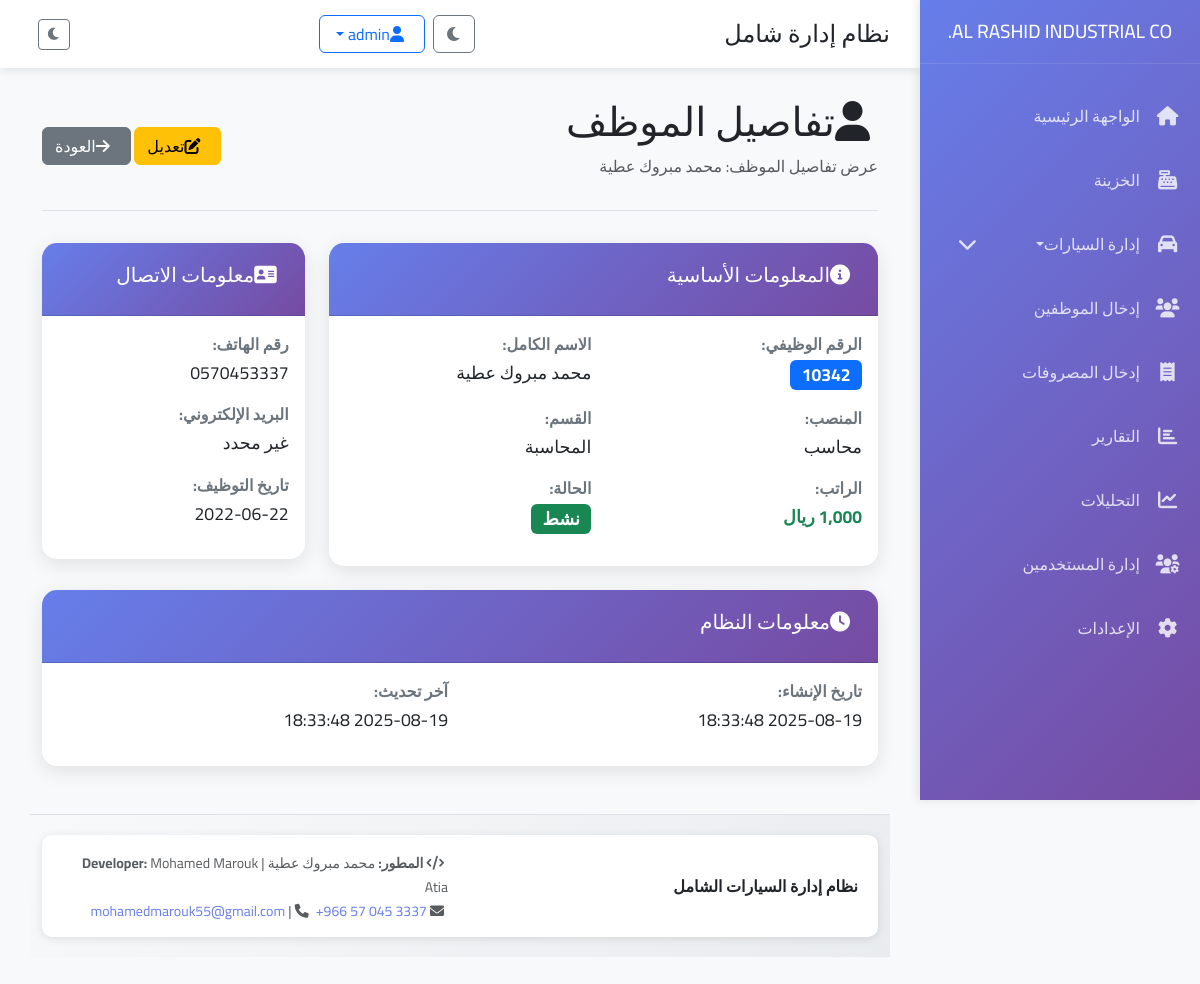
Screenshot of /employee/8 (signed in) with the database file from the repository.
### tables this page shows
CREATE TABLE employees (
            id INTEGER PRIMARY KEY AUTOINCREMENT,
            employee_number TEXT UNIQUE,
            name TEXT NOT NULL,
            position TEXT NOT NULL,
            department TEXT NOT NULL,
            salary REAL NOT NULL,
            phone TEXT,
            email TEXT,
            hire_date TEXT NOT NULL,
            status TEXT DEFAULT 'نشط',
            notes TEXT,
            created_at TIMESTAMP DEFAULT CURRENT_TIMESTAMP,
            updated_at TIMESTAMP DEFAULT CURRENT_TIMESTAMP
        );

### app.py (the view)
@app.route('/employee/<int:employee_id>')
@login_required
def view_employee(employee_id):
    try:
        conn = get_db_connection()
        employee = conn.execute('SELECT * FROM employees WHERE id = ?', (employee_id,)).fetchone()
        conn.close()
        if employee:
            return render_template('employee_details.html', employee=employee)
        else:
            flash('الموظف غير موجود!', 'error')
            return redirect(url_for('employees'))
    except Exception as e:
        print(f"خطأ في عرض تفاصيل الموظف: {e}")
        flash('حدث خطأ في عرض تفاصيل الموظف', 'error')
        return redirect(url_for('employees'))

### app.py (called while the page is built)
def get_db_connection():
    conn = sqlite3.connect(DATABASE)
    conn.row_factory = sqlite3.Row
    return conn

def login_required(f):
    @wraps(f)
    def decorated_function(*args, **kwargs):
        if 'user_id' not in session:
            return redirect(url_for('login'))
        return f(*args, **kwargs)
    return decorated_function

### templates/employee_details.html (shortened to what this page needs)
{% extends "base.html" %}
{% block content %}
<div class="container-fluid">
    <div class="row">
        <div class="col-12">
            <div class="page-header d-flex justify-content-between align-items-center">
                <div>
                    <h1><i class="fas fa-user me-2"></i>تفاصيل الموظف</h1>
                    <p class="text-muted">عرض تفاصيل الموظف: {{ employee[2] }}</p>
                </div>
                <div>
                    <a href="{{ url_for('edit_employee', employee_id=employee[0]) }}" class="btn btn-warning">
                        <i class="fas fa-edit me-2"></i>تعديل
                    </a>
                    <a href="{{ url_for('employees') }}" class="btn btn-secondary">
                        <i class="fas fa-arrow-right me-2"></i>العودة
                    </a>
                </div>
            </div>
        </div>
    </div>
    <div class="row">
        <div class="col-lg-8">
            <div class="card">
                <div class="card-header">
                    <h5><i class="fas fa-info-circle me-2"></i>المعلومات الأساسية</h5>
                </div>
                <div class="card-body">
                    <div class="row">
                        <div class="col-md-6">
                            <div class="info-item">
                                <label>الرقم الوظيفي:</label>
                                <span class="badge bg-primary">{{ employee[1] }}</span>
                            </div>
                        </div>
                        <div class="col-md-6">
                            <div class="info-item">
                                <label>الاسم الكامل:</label>
                                <span>{{ employee[2] }}</span>
                            </div>
                        </div>
                    </div>
                    <div class="row">
                        <div class="col-md-6">
                            <div class="info-item">
                                <label>المنصب:</label>
                                <span>{{ employee[3] }}</span>
                            </div>
                        </div>
                        <div class="col-md-6">
                            <div class="info-item">
                                <label>القسم:</label>
                                <span>{{ employee[4] }}</span>
                            </div>
                        </div>
                    </div>
                    <div class="row">
                        <div class="col-md-6">
                            <div class="info-item">
                                <label>الراتب:</label>
                                <span class="text-success fw-bold">{{ "{:,.0f}".format(employee[5]) }} ريال</span>
                            </div>
                        </div>
                        <div class="col-md-6">
                            <div class="info-item">
                                <label>الحالة:</label>
                                {% if employee[9] == 'نشط' %}
                                    <span class="badge bg-success">{{ employee[9] }}</span>
                                {% else %}
                                    <span class="badge bg-danger">{{ employee[9] }}</span>
                                {% endif %}
                            </div>
                        </div>
                    </div>
                </div>
            </div>
        </div>
        <div class="col-lg-4">
            <div class="card">
                <div class="card-header">
                    <h5><i class="fas fa-address-card me-2"></i>معلومات الاتصال</h5>
                </div>
                <div class="card-body">
                    <div class="info-item">
                        <label>رقم الهاتف:</label>
                        <span>{{ employee[6] or 'غير محدد' }}</span>
                    </div>
                    <div class="info-item">
                        <label>البريد الإلكتروني:</label>
                        <span>{{ employee[7] or 'غير محدد' }}</span>
                    </div>
                    <div class="info-item">
                        <label>تاريخ التوظيف:</label>
                        <span>{{ employee[8] }}</span>
                    </div>
                </div>
            </div>
        </div>
    </div>
    <div class="row mt-4">
        <div class="col-12">
            <div class="card">
                <div class="card-header">
                    <h5><i class="fas fa-clock me-2"></i>معلومات النظام</h5>
                </div>
                <div class="card-body">
                    <div class="row">
                        <div class="col-md-6">
                            <div class="info-item">
                                <label>تاريخ الإنشاء:</label>
                                <span>{{ employee[11] }}</span>
                            </div>
                        </div>
                        <div class="col-md-6">
                            <div class="info-item">
                                <label>آخر تحديث:</label>
                                <span>{{ employee[12] or 'لم يتم التحديث' }}</span>
                            </div>
                        </div>
                    </div>
                </div>
            </div>
        </div>
    </div>
</div>
{% endblock %}

### static/css/custom.css (style rules this page uses)
.card { transition: all 0.3s cubic-bezier(0.25, 0.8, 0.25, 1); border: 1px solid rgba(0,0,0,0.05); }
.btn { position: relative; overflow: hidden; transition: all 0.3s ease; }
.btn::before { content: ''; position: absolute; top: 50%; left: 50%; width: 0; height: 0; background: rgba(255,255,255,0.3); border-radius: 50%; transform: translate(-50%, -50%); transition: width 0.3s, height 0.3s; }
:root { --primary-gradient: linear-gradient(135deg, #667eea 0%, #764ba2 100%); --success-gradient: linear-gradient(135deg, #28a745 0%, #20c997 100%); --danger-gradient: linear-gradient(135deg, #dc3545 0%, #e74c3c 100%); --warning-gradient: linear-gradient(135deg, #ffc107 0%, #fd7e14 100%); --info-gradient: linear-gradient(135deg, #17a2b8 0%, #138496 100%); }
* { box-sizing: border-box; }
html { scroll-behavior: smooth; }

### templates/base.html (style rules this page uses)
* { font-family: 'Cairo', sans-serif; }
body { background-color: #f8f9fa; margin: 0; padding: 0; transition: all 0.3s ease; }
.card { border: none; border-radius: 15px; box-shadow: 0 5px 20px rgba(0,0,0,0.1); transition: transform 0.3s ease; }
.card-header { background: linear-gradient(135deg, #667eea 0%, #764ba2 100%); color: white; border-radius: 15px 15px 0 0 !important; padding: 20px; }
.fade-in-up { animation: fadeInUp 0.6s ease; }

### templates/employee_details.html (style rules this page uses)
.info-item { margin-bottom: 1rem; }
.info-item label { font-weight: bold; color: #6c757d; display: block; margin-bottom: 0.25rem; }
.info-item span { font-size: 1.1rem; }
.page-header { margin-bottom: 2rem; padding-bottom: 1rem; border-bottom: 1px solid #dee2e6; }

### rows the page displays
employees: name "محمد مبروك عطية", employee_number "10342", position "محاسب", department "المحاسبة", salary "1,000", status "نشط", phone "0570453337", email "غير محدد", hire_date "2022-06-22", created_at "2025-08-19 18:33:48", updated_at "2025-08-19 18:33:48"
